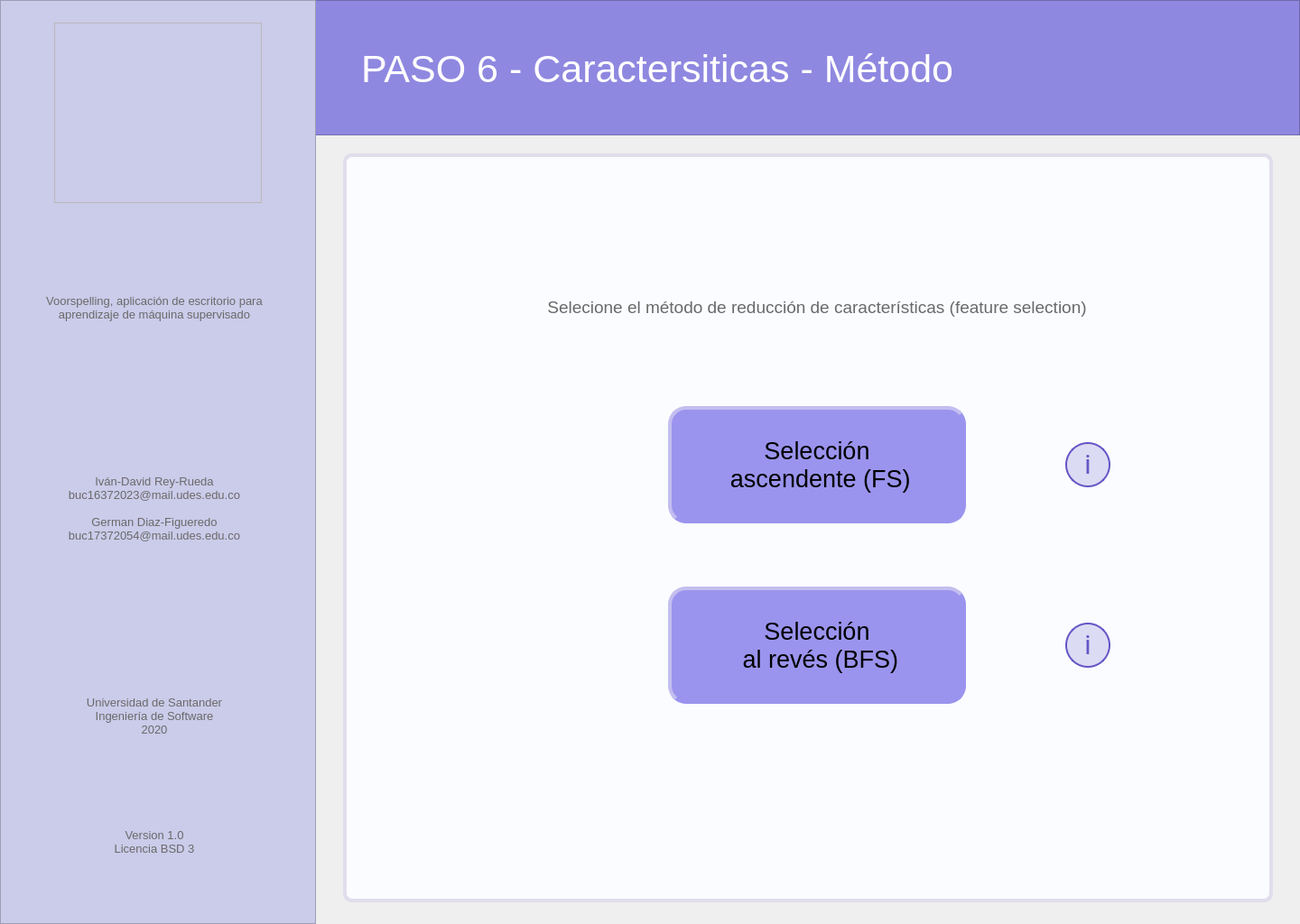
<?xml version="1.0" encoding="UTF-8"?>
<ui version="4.0">
 <class>MainWindow</class>
 <widget class="QMainWindow" name="MainWindow">
  <property name="geometry">
   <rect>
    <x>0</x>
    <y>0</y>
    <width>1440</width>
    <height>1024</height>
   </rect>
  </property>
  <property name="windowTitle">
   <string>MainWindow</string>
  </property>
  <widget class="QWidget" name="centralwidget">
   <widget class="QFrame" name="left_bar">
    <property name="geometry">
     <rect>
      <x>0</x>
      <y>0</y>
      <width>350</width>
      <height>1024</height>
     </rect>
    </property>
    <property name="styleSheet">
     <string notr="true">background-color: rgb(203, 203, 234);

</string>
    </property>
    <property name="frameShape">
     <enum>QFrame::StyledPanel</enum>
    </property>
    <property name="frameShadow">
     <enum>QFrame::Raised</enum>
    </property>
    <widget class="QLabel" name="lbl_left_1">
     <property name="geometry">
      <rect>
       <x>18</x>
       <y>278</y>
       <width>306</width>
       <height>126</height>
      </rect>
     </property>
     <property name="font">
      <font>
       <pointsize>10</pointsize>
      </font>
     </property>
     <property name="styleSheet">
      <string notr="true">color: rgb(105, 105, 105);</string>
     </property>
     <property name="text">
      <string>Voorspelling, aplicación de escritorio para aprendizaje de máquina supervisado</string>
     </property>
     <property name="alignment">
      <set>Qt::AlignCenter</set>
     </property>
     <property name="wordWrap">
      <bool>true</bool>
     </property>
    </widget>
    <widget class="QLabel" name="lbl_left_2">
     <property name="geometry">
      <rect>
       <x>18</x>
       <y>500</y>
       <width>306</width>
       <height>126</height>
      </rect>
     </property>
     <property name="font">
      <font>
       <pointsize>10</pointsize>
      </font>
     </property>
     <property name="styleSheet">
      <string notr="true">color: rgb(105, 105, 105);</string>
     </property>
     <property name="text">
      <string>Iván-David Rey-Rueda
buc16372023@mail.udes.edu.co

German Diaz-Figueredo
buc17372054@mail.udes.edu.co</string>
     </property>
     <property name="alignment">
      <set>Qt::AlignCenter</set>
     </property>
     <property name="wordWrap">
      <bool>true</bool>
     </property>
    </widget>
    <widget class="QLabel" name="lbl_left_3">
     <property name="geometry">
      <rect>
       <x>18</x>
       <y>730</y>
       <width>306</width>
       <height>126</height>
      </rect>
     </property>
     <property name="font">
      <font>
       <pointsize>10</pointsize>
      </font>
     </property>
     <property name="styleSheet">
      <string notr="true">color: rgb(105, 105, 105);</string>
     </property>
     <property name="text">
      <string>Universidad de Santander
Ingeniería de Software
2020</string>
     </property>
     <property name="alignment">
      <set>Qt::AlignCenter</set>
     </property>
     <property name="wordWrap">
      <bool>true</bool>
     </property>
    </widget>
    <widget class="QLabel" name="lbl_left_4">
     <property name="geometry">
      <rect>
       <x>18</x>
       <y>870</y>
       <width>306</width>
       <height>126</height>
      </rect>
     </property>
     <property name="font">
      <font>
       <pointsize>10</pointsize>
      </font>
     </property>
     <property name="styleSheet">
      <string notr="true">color: rgb(105, 105, 105);</string>
     </property>
     <property name="text">
      <string>Version 1.0
Licencia BSD 3</string>
     </property>
     <property name="alignment">
      <set>Qt::AlignCenter</set>
     </property>
     <property name="wordWrap">
      <bool>true</bool>
     </property>
    </widget>
   </widget>
   <widget class="QFrame" name="logo">
    <property name="geometry">
     <rect>
      <x>60</x>
      <y>25</y>
      <width>230</width>
      <height>200</height>
     </rect>
    </property>
    <property name="styleSheet">
     <string notr="true">image: url(:/image/voorspelling_logo.png);</string>
    </property>
    <property name="frameShape">
     <enum>QFrame::StyledPanel</enum>
    </property>
    <property name="frameShadow">
     <enum>QFrame::Raised</enum>
    </property>
   </widget>
   <widget class="QFrame" name="up_bar">
    <property name="geometry">
     <rect>
      <x>0</x>
      <y>0</y>
      <width>1440</width>
      <height>150</height>
     </rect>
    </property>
    <property name="styleSheet">
     <string notr="true">background-color: rgb(143, 136, 224);</string>
    </property>
    <property name="frameShape">
     <enum>QFrame::StyledPanel</enum>
    </property>
    <property name="frameShadow">
     <enum>QFrame::Raised</enum>
    </property>
    <widget class="QLabel" name="lbl_tittle_2">
     <property name="geometry">
      <rect>
       <x>400</x>
       <y>40</y>
       <width>941</width>
       <height>72</height>
      </rect>
     </property>
     <property name="font">
      <font>
       <family>MS Shell Dlg 2</family>
       <pointsize>32</pointsize>
       <weight>50</weight>
       <italic>false</italic>
       <bold>false</bold>
      </font>
     </property>
     <property name="styleSheet">
      <string notr="true">border: none;
color: rgb(255, 255, 255);</string>
     </property>
     <property name="text">
      <string>PASO 6 - Caractersiticas - Método</string>
     </property>
     <property name="scaledContents">
      <bool>false</bool>
     </property>
     <property name="alignment">
      <set>Qt::AlignLeading|Qt::AlignLeft|Qt::AlignVCenter</set>
     </property>
     <property name="wordWrap">
      <bool>true</bool>
     </property>
     <property name="margin">
      <number>0</number>
     </property>
     <property name="indent">
      <number>0</number>
     </property>
    </widget>
   </widget>
   <widget class="QFrame" name="main_area">
    <property name="geometry">
     <rect>
      <x>380</x>
      <y>170</y>
      <width>1030</width>
      <height>830</height>
     </rect>
    </property>
    <property name="styleSheet">
     <string notr="true">background-color: rgb(250, 252, 255);
border: 4px solid;
border-color: rgb(225, 221, 235);
border-radius: 10px;</string>
    </property>
    <property name="frameShape">
     <enum>QFrame::StyledPanel</enum>
    </property>
    <property name="frameShadow">
     <enum>QFrame::Raised</enum>
    </property>
    <widget class="QLabel" name="lbl_descripcion">
     <property name="geometry">
      <rect>
       <x>180</x>
       <y>130</y>
       <width>690</width>
       <height>80</height>
      </rect>
     </property>
     <property name="font">
      <font>
       <pointsize>14</pointsize>
      </font>
     </property>
     <property name="styleSheet">
      <string notr="true">color: rgb(105, 105, 105);
border: none;</string>
     </property>
     <property name="text">
      <string>Selecione el método de reducción de características (feature selection)</string>
     </property>
     <property name="alignment">
      <set>Qt::AlignCenter</set>
     </property>
     <property name="wordWrap">
      <bool>true</bool>
     </property>
    </widget>
    <widget class="QPushButton" name="btn_info1">
     <property name="geometry">
      <rect>
       <x>800</x>
       <y>320</y>
       <width>50</width>
       <height>50</height>
      </rect>
     </property>
     <property name="styleSheet">
      <string notr="true">QPushButton{
background: rgba(101, 85, 198, 0.2);
border: 2px solid #6555C6;
box-sizing: border-box;
border-radius: 25px;


position: absolute;
width: 25px;
height: 44.55px;
font-family: Roboto;
font-style: normal;
font-weight: normal;
font-size: 30px;
line-height: 56px;
display: flex;
align-items: center;
text-align: center;

color: #6555C6;
}
QPushButton:hover{
background-color: rgb(190, 185, 250);
}
QPushButton:pressed{
background-color: rgb(160, 150, 240);
}</string>
     </property>
     <property name="text">
      <string>i</string>
     </property>
    </widget>
    <widget class="QPushButton" name="btn_info2">
     <property name="geometry">
      <rect>
       <x>800</x>
       <y>520</y>
       <width>50</width>
       <height>50</height>
      </rect>
     </property>
     <property name="styleSheet">
      <string notr="true">QPushButton{
background: rgba(101, 85, 198, 0.2);
border: 2px solid #6555C6;
box-sizing: border-box;
border-radius: 25px;


position: absolute;
width: 25px;
height: 44.55px;
font-family: Roboto;
font-style: normal;
font-weight: normal;
font-size: 30px;
line-height: 56px;
display: flex;
align-items: center;
text-align: center;

color: #6555C6;
}
QPushButton:hover{
background-color: rgb(190, 185, 250);
}
QPushButton:pressed{
background-color: rgb(160, 150, 240);
}</string>
     </property>
     <property name="text">
      <string>i</string>
     </property>
    </widget>
    <widget class="QPushButton" name="btm_back">
     <property name="geometry">
      <rect>
       <x>60</x>
       <y>50</y>
       <width>70</width>
       <height>70</height>
      </rect>
     </property>
     <property name="styleSheet">
      <string notr="true">QPushButton{
background-image: url(:/botton/bxs-left-arrow-circle.svg);
border-radius: 35px;
border: none;


color: #6555C6;
}
QPushButton:hover{
background-color: rgb(235, 225, 250);

}
QPushButton:pressed{

background-color: qradialgradient(spread:pad, cx:0.5, cy:0.5, radius:0.5, fx:0.5, fy:0.5, stop:0 rgba(200, 190, 250, 205), stop:0.6 rgba(200, 190, 250, 205), stop:1 rgba(255, 255, 255, 0));

}

</string>
     </property>
     <property name="text">
      <string/>
     </property>
     <property name="iconSize">
      <size>
       <width>20</width>
       <height>20</height>
      </size>
     </property>
    </widget>
    <widget class="QPushButton" name="btn_RFS">
     <property name="geometry">
      <rect>
       <x>360</x>
       <y>480</y>
       <width>330</width>
       <height>130</height>
      </rect>
     </property>
     <property name="font">
      <font>
       <pointsize>20</pointsize>
       <kerning>true</kerning>
      </font>
     </property>
     <property name="styleSheet">
      <string notr="true">QPushButton{
background-color: rgb(154, 148, 238);
border-left-color: rgb(195, 190, 239);
border-top-color: rgb(195, 190, 239);
border-bottom-color: rgb(154, 148, 238);
border-right-color: rgb(154, 148, 238);
border-radius: 20px;
}
QPushButton:hover{
background-color: rgb(160, 155, 245);
}
QPushButton:pressed{
background-color: rgb(150, 140, 230);
border-left-color: rgb(140, 135, 220);
border-top-color: rgb(140, 135, 220);
border-bottom-color: rgb(195, 190, 239);
border-right-color: rgb(195, 190, 239);
}</string>
     </property>
     <property name="text">
      <string>Selección
 al revés (BFS)</string>
     </property>
     <property name="autoDefault">
      <bool>false</bool>
     </property>
    </widget>
    <widget class="QPushButton" name="btn_FS">
     <property name="geometry">
      <rect>
       <x>360</x>
       <y>280</y>
       <width>330</width>
       <height>130</height>
      </rect>
     </property>
     <property name="font">
      <font>
       <pointsize>20</pointsize>
       <kerning>true</kerning>
      </font>
     </property>
     <property name="styleSheet">
      <string notr="true">QPushButton{
background-color: rgb(154, 148, 238);
border-left-color: rgb(195, 190, 239);
border-top-color: rgb(195, 190, 239);
border-bottom-color: rgb(154, 148, 238);
border-right-color: rgb(154, 148, 238);
border-radius: 20px;
}
QPushButton:hover{
background-color: rgb(160, 155, 245);
}
QPushButton:pressed{
background-color: rgb(150, 140, 230);
border-left-color: rgb(140, 135, 220);
border-top-color: rgb(140, 135, 220);
border-bottom-color: rgb(195, 190, 239);
border-right-color: rgb(195, 190, 239);
}</string>
     </property>
     <property name="text">
      <string>Selección
 ascendente (FS)</string>
     </property>
     <property name="autoDefault">
      <bool>false</bool>
     </property>
    </widget>
   </widget>
   <zorder>up_bar</zorder>
   <zorder>left_bar</zorder>
   <zorder>logo</zorder>
   <zorder>main_area</zorder>
  </widget>
 </widget>
 <resources>
  <include location="Images_voor.qrc"/>
 </resources>
 <connections/>
</ui>
